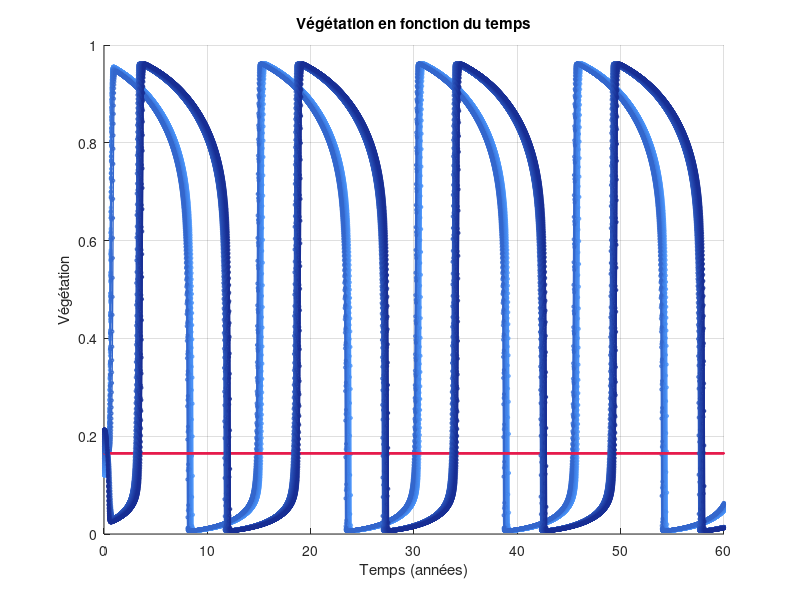
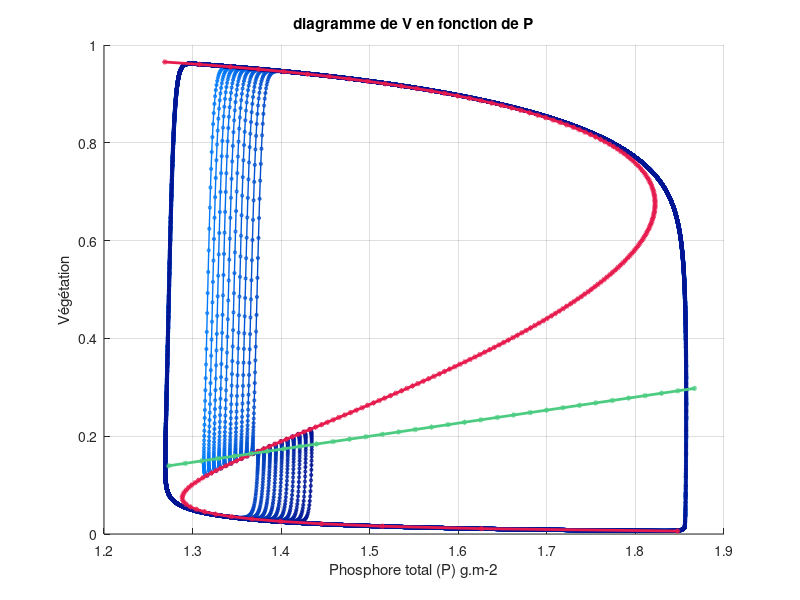

MATLAB code for these plots, in order:
%%
values = num2cell([0.2 30 1 0.2 4 0.05 0 0.07 475 3]);
[C_p, gamma_e, h_e, h_V, p_e, P_w_in, r_b, r_v, tau, z] = deal(values{:});

T = 60*365; % en jours
dt = 0.01*365; % en jours
N = round(T/dt);

% listes pour l'intégration avec des conditions initiales proches
% du point d'équilibre

V_eq = zeros(20,N); % je rajoute le point d'équilibre après
P_eq = zeros(20,N); % pareil
P_w_eq = zeros(21,N);
E_eq = zeros(21,N);
t_eq = linspace(0,T,N);

% Point d'équilibre
V_eq_unique = 1/(1 + (gamma_e*P_w_in/h_e)^p_e);   
P_eq_unique = z*P_w_in*(h_V + V_eq_unique)/(C_p*h_V);

% calcul des courbe de "déviation" rouge et vertes
% l'évolution du lac varie beaucoup en fonction d'où on se place
% autour de cette courbe sur le diagramme P,V (une des composantes
% du gradient s'inverse)

V_deviation = linspace(0.006,0.99,200);
P_deviation_V = zeros(1,200);
P_deviation_P = zeros(1,200);

for i = 1:200
    P_deviation_V(i) = z*h_e*(h_V + V_deviation(i))*(((1 - V_deviation(i))/V_deviation(i)).^(1/p_e))/(C_p*h_V*gamma_e);
    P_deviation_P(i) = z*P_w_in*(h_V + V_deviation(i))/(C_p*h_V);
end

% Conditions initiales autour de l'équilibre

for i = 1:20
    k = find(abs(V_deviation - V_eq_unique) < 0.0025);
    V_eq(i,1) = V_deviation(k - 10 + i);
    P_eq(i,1) = P_deviation_V(k - 10 + i);
end
% rajout du point d'équilibre
V_eq = [V_eq(1:10, :); [V_eq_unique, zeros(1,N-1)]; V_eq(11:20, :)];
P_eq = [P_eq(1:10, :); [P_eq_unique, zeros(1,N-1)]; P_eq(11:20, :)];

P_w_eq(:,1) = P_eq(:,1).*C_p.*h_V./(z.*(h_V + V_eq(:,1)));
E_eq(:,1) = gamma_e*P_w_eq(:,1);

% Intégration temporelle
for i = 1:21
    for k = 2:N
        V_eq(i,k) = V_eq(i,k-1) + (1 - V_eq(i,k-1)*(h_e^p_e + E_eq(i,k-1)^p_e)/(h_e^p_e))*r_v*V_eq(i,k-1)*dt;
        P_eq(i,k) = P_eq(i,k-1) + ((P_w_in - P_w_eq(i,k-1))*z/tau - r_b*(P_eq(i,k-1) - z*P_w_eq(i,k-1))) * dt;
        P_w_eq(i,k) = P_eq(i,k)*C_p*h_V/(z*(h_V + V_eq(i,k)));
        E_eq(i,k) = gamma_e * P_w_eq(i,k);
    end
end

% Figures
figure(1)
hold on
for i = 1:21
    if i == 11
    plot(t_eq/365, squeeze(V_eq(i,:)), 'o-','LineWidth', 1, 'MarkerSize', 0.5, 'Color', [0.9, 0.1, 0.3]);
    else
    rgb = [0.3 - 0.01*i, 0.6 - 0.02*i, 1 - 0.02*i];
    plot(t_eq/365, squeeze(V_eq(i,:)), 'o-','LineWidth', 1, 'MarkerSize', 2, 'Color', rgb);
    end

end
plot(t_eq/365, squeeze(V_eq(i,:)), 'o-','LineWidth', 1, 'MarkerSize', 0.5, 'Color', rgb)
xlabel('Temps (années)');
ylabel('Végétation');
title('Végétation en fonction du temps');
grid on
hold off
    
    
% Figure Végétation vs Phosphore
figure(3)  
hold on
for i = 1:21
    rgb = [0, 0.5 - 0.02*i, 1 - 0.02*i];
    plot(squeeze(P_eq(i,:)), squeeze(V_eq(i,:)), 'o-','LineWidth', 1, 'MarkerSize', 2, 'Color', rgb);
end
plot(P_deviation_V(1:end-5), V_deviation(1:end-5), 'o-','LineWidth', 2, 'MarkerSize', 2, 'Color', [0.9, 0.1, 0.3]);
plot(P_deviation_P(28:60), V_deviation(28:60), 'o-','LineWidth', 2, 'MarkerSize', 2, 'Color', [0.3, 0.8, 0.5])
xlabel('Phosphore total (P) g.m-2'); %27:60
ylabel('Végétation');
title('diagramme de V en fonction de P');
grid on
hold off
